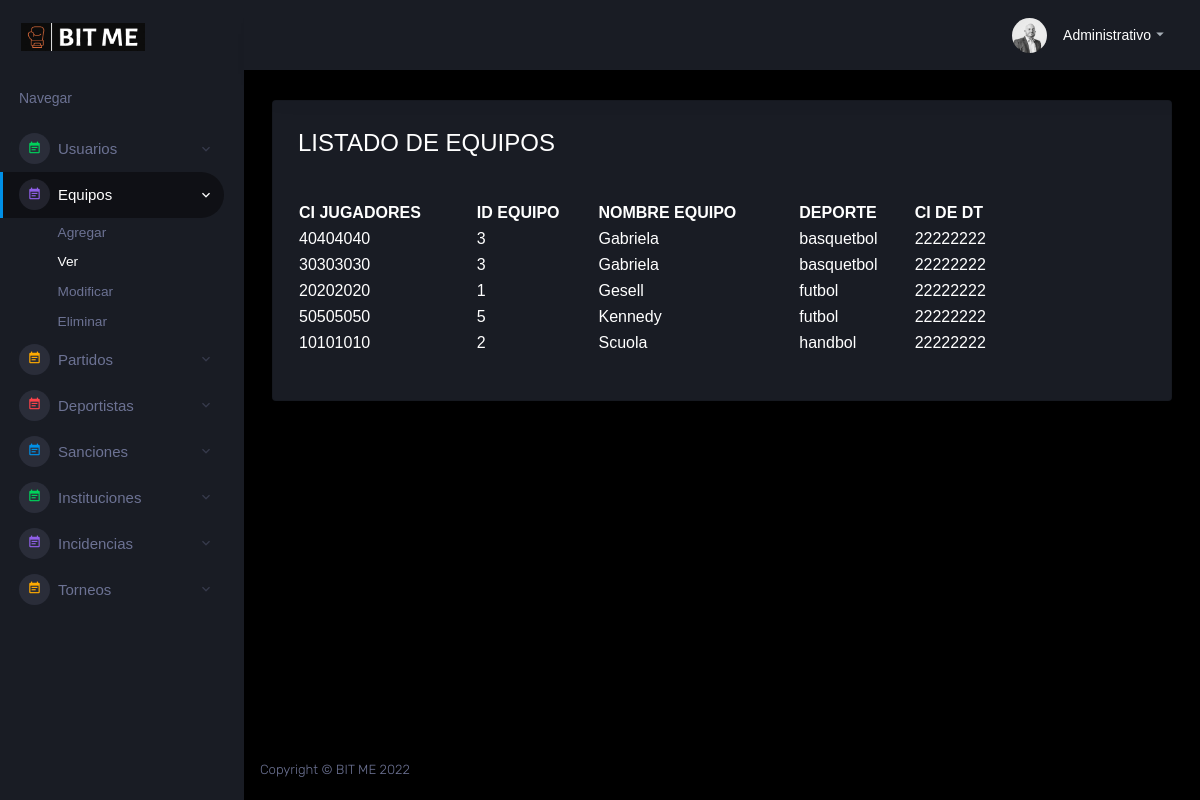
Page /gestor/controllers/controllers_equipos2.php (signed in) on the committed database.
### tables this page shows
create table equipo(
    id int(3) AUTO_INCREMENT PRIMARY KEY,
    nombre varchar(100) NOT NULL,
    id_deporte int(3) NOT NULL,
    foreign key(id_deporte) references deporte(id),
    ci_dt int(8) NOT NULL,
    id_institucion int(3),
    foreign key(id_institucion) references institucion(id)
);

create table tiene(
    id_equipo int(3),
    foreign key(id_equipo) references equipo(id),
    ci_deportistas int(8),
    foreign key(ci_deportistas) references deportistas(ci),
    PRIMARY KEY( `id_equipo`, `ci_deportistas`)  
);

create table deporte(
    id int(3) AUTO_INCREMENT primary key,
    nombre varchar(100)
);

### gestor/controllers/controllers_equipos2.php (called while the page is built)
<?php
	require_once("../models/models_equipos.php");
	$objeto = new equipo_model();
    $tiene = $objeto->getTiene();
    require_once("../views/verequipo.php");
?>

### gestor/db/db.php (called while the page is built)
<?php
	class Conectar{
		public static function conexion(){
			$conexionroot = new mysqli("localhost", "root", "", "bitme");
			$conexionroot->query("SET NAMES 'utf8'");
			return $conexionroot;
		}
	}
?>

### gestor/models/models_equipos.php (called while the page is built, shortened)
<?php
	include("../db/db.php");
	class equipo_model{
		private $db;
		public function __construct(){
			$this->db = Conectar::conexion();
		}
		public function getTiene(){
			$sql = "SELECT 	t.ci_deportistas as a, t.id_equipo as b, e.nombre as c , z.nombre as d, e.ci_dt as h FROM equipo as e, tiene as t, deportistas as d, deporte z WHERE (e.id= t.id_equipo) AND (d.ci= t.ci_deportistas) AND (e.id_deporte=z.id) ORDER BY e.nombre ASC ";
			$consulta = $this->db->query($sql);
			while($filas=$consulta->fetch_assoc()){
				$this->tiene[]=$filas;
			}
			return $this->tiene;
		}
	}
?>

### gestor/views/verequipo.php (the view, shortened to what this page needs)
<!DOCTYPE html>
<html lang="en">
  <head>
    <link rel="stylesheet" href="../assets/vendors/mdi/css/materialdesignicons.min.css">
    <link rel="stylesheet" href="../assets/vendors/css/vendor.bundle.base.css">
    <link rel="stylesheet" href="../assets/vendors/jvectormap/jquery-jvectormap.css">
    <link rel="stylesheet" href="../assets/vendors/flag-icon-css/css/flag-icon.min.css">
    <link rel="stylesheet" href="../assets/vendors/owl-carousel-2/owl.carousel.min.css">
    <link rel="stylesheet" href="../assets/vendors/owl-carousel-2/owl.theme.default.min.css">
    <link rel="stylesheet" href="../assets/css/style.css">
  </head>
  <body>
    <div class="container-scroller">
      <?php
require_once("../views/navegacion.php");
?>
      <div class="container-fluid page-body-wrapper">
        <nav class="navbar p-0 fixed-top d-flex flex-row">
          <div class="navbar-menu-wrapper flex-grow d-flex align-items-stretch">
            <ul class="navbar-nav navbar-nav-right">
              <li class="nav-item dropdown">
                <a class="nav-link" id="profileDropdown" href="#" data-toggle="dropdown">
                  <div class="navbar-profile">
                    <img class="img-xs rounded-circle" src="../assets/images/manu.jpg" alt="">
                    <p class="mb-0 d-none d-sm-block navbar-profile-name"><?php echo $_SESSION['usuario']; ?></p>
                    <i class="mdi mdi-menu-down d-none d-sm-block"></i>
                  </div>
                </a>
              </li>
            </ul>
          </div>
        </nav>
        <div class="main-panel">
            <div class="content-wrapper">
            <div class="row">
              <div class="col-md-12 grid-margin stretch-card">
                <div class="card">
                  <div class="card-body">
                    <h3 class="card-title">LISTADO DE EQUIPOS</h3>
                    <form class="forms-sample" method="post" action="../controllers/controllers_equipos2.php">
                          <div class="form-group">
                              <table width="85%">
                <tr>
                    <th>CI JUGADORES</th>
                    <th>ID EQUIPO</th>
                    <th>NOMBRE EQUIPO</th>
                    <th>DEPORTE</th>
                    <th>CI DE DT</th>
                </tr>
                <?php
                        foreach ($tiene as $tie) {
                           echo "<tr><td>".$tie['a']."</td>
                                <td>".$tie['b']."</td>
                                <td>".$tie['c']."</td>
                                <td>".$tie['d']."</td>
                                <td>".$tie['h']."</td></tr>";
                      }
                ?>
<br>
</table>
</div>
</form>
</div>
</div>
</div>
</div>
</div>
          <footer class="footer">
            <div class="d-sm-flex justify-content-center justify-content-sm-between">
              <span class="text-muted d-block text-center text-sm-left d-sm-inline-block">Copyright © BIT ME 2022</span>
            </div>
          </footer>
        </div>
      </div>
    </div>
  </body>
</html>

### rows in the picture
equipo: tiene.ci_deportistas "40404040", tiene.id_equipo "3", nombre "Gabriela", id_deporte.nombre "basquetbol", ci_dt "22222222", tiene.ci_deportistas "30303030"
equipo: tiene.ci_deportistas "20202020", tiene.id_equipo "1", nombre "Gesell", id_deporte.nombre "futbol", ci_dt "22222222"
equipo: tiene.ci_deportistas "50505050", tiene.id_equipo "5", nombre "Kennedy", id_deporte.nombre "futbol", ci_dt "22222222"
equipo: tiene.ci_deportistas "10101010", tiene.id_equipo "2", nombre "Scuola", id_deporte.nombre "handbol", ci_dt "22222222"

### other values in the picture
$_SESSION['usuario'] "Administrativo"
